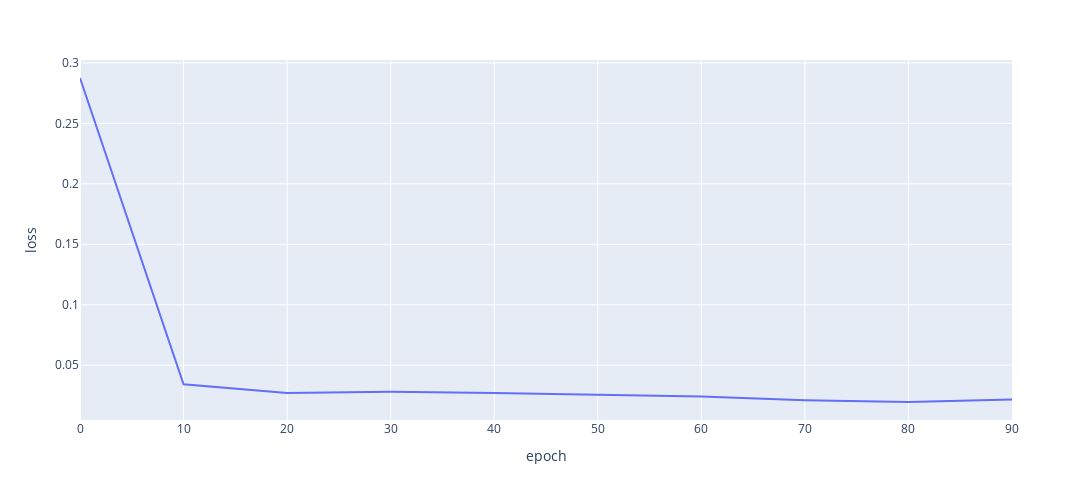

This figure's notebook cell:
### Code cell
epoch = np.arange(0, epochs, 10)
losses = []
for i in epoch:
    if i % 10 == 0:
        losses.append(history.history["loss"][i])
        
data = {"epoch":epoch,"loss":losses}
data = pd.DataFrame(data) 

fig = px.line(data,x="epoch",y="loss",width = 1200, height = 500)
fig.show()

### Figure 1 — Plotly figure (JSON) as saved in the notebook; plotly's stock layout.template omitted (floating-point values rounded to 4 significant figures)
{"data": [{"hovertemplate": "epoch=%{x}<br>loss=%{y}<extra></extra>", "legendgroup": "", "line": {"color": "#636efa", "dash": "solid"}, "marker": {"symbol": "circle"}, "mode": "lines", "name": "", "orientation": "v", "showlegend": false, "type": "scatter", "x": [0, 10, 20, 30, 40, 50, 60, 70, 80, 90], "xaxis": "x", "y": [0.2875, 0.03424, 0.02697, 0.02798, 0.02711, 0.02576, 0.02404, 0.02099, 0.01958, 0.02158], "yaxis": "y"}], "layout": {"height": 500, "legend": {"tracegroupgap": 0}, "margin": {"t": 60}, "width": 1200, "xaxis": {"anchor": "y", "domain": [0, 1], "title": {"text": "epoch"}}, "yaxis": {"anchor": "x", "domain": [0, 1], "title": {"text": "loss"}}}}
